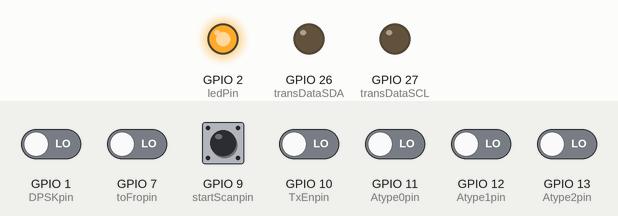
A sketch run on a simulated ESP32. Shown: output pins drawn as LEDs (lit = HIGH). The inputs (shaded band) are chosen by the test bench; at power-on: GPIO 1 (DPSKpin), GPIO 7 (toFropin), GPIO 9 (startScanpin), GPIO 10 (TxEnpin), GPIO 11 (Atype0pin), GPIO 12 (Atype1pin), GPIO 13 (Atype2pin) LOW.

Above: at 1.2 s.
1.3 s: GPIO 1 (DPSKpin) driven HIGH
At 2.0 s:
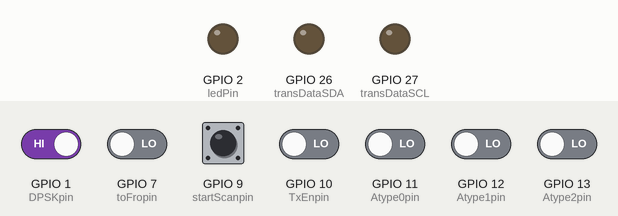
2.8 s: GPIO 7 (toFropin) driven HIGH
At 3.1 s:
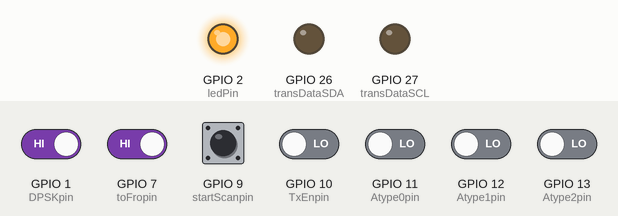
4.3 s: GPIO 9 (startScanpin) pulled HIGH for 0.15 s
At 5.4 s:
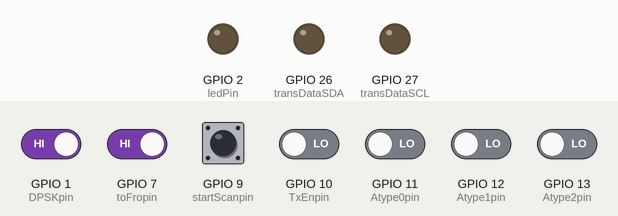
Timing chart, 0 to 7.3 s (numbered marks = the images above; inputs shaded):
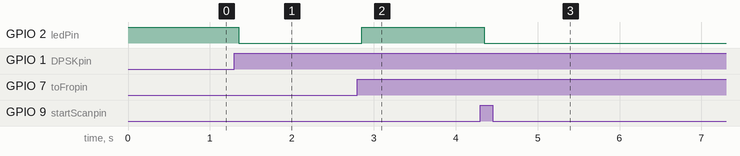

Measured:
- after the input at 1.3 s, GPIO 2 (ledPin): HIGH → LOW after 0.05 s
- after the input at 2.8 s, GPIO 2 (ledPin): LOW → HIGH after 0.05 s
- after the input at 4.3 s, GPIO 2 (ledPin): HIGH → LOW after 0.05 s

The sketch:

interfaceTest.ino
```cpp
const int transDataSCL = 27;
const int transDataSDA = 26;
const int Atype2pin = 13;
const int Atype1pin = 12; // seems to be negated
const int Atype0pin = 11;
const int TxEnpin = 10;
const int startScanpin = 9;
const int toFropin = 7;
const int DPSKpin = 1;
int ledPin = 2;

int ledState = HIGH;
int Atype2state;
int Atype1state;
int Atype0state;
int TxEnState;
int startScanState;
int toFroState;
int DPSKState;

int TxEn;
int startScan;
int DPSK;
int toFro;
int Atype2;
int Atype1;
int Atype0;
int Atype;
int Stype;

bool isFro = false;

unsigned long lastDebounceTime = 0;
unsigned long debounceDelay = 50;
// int stationType[3][3] = {{-10, }, {-10, }, {3, }}

void setup() {
// TODO: setup the pins we want to watch
    int Atype = 5;
    int Stype = 0;

    setPins();
}

void loop() {
// TODO: poll for each pin we're getting inputs of
    checkPins();

}

void setPins() {
    pinMode(ledPin, OUTPUT);
    pinMode(transDataSCL, OUTPUT);
    pinMode(transDataSDA, OUTPUT);
    pinMode(Atype2pin, INPUT);
    pinMode(Atype1pin, INPUT);
    pinMode(Atype0pin, INPUT);
    pinMode(TxEnpin, INPUT);
    pinMode(startScanpin, INPUT);
    pinMode(toFropin, INPUT);
    pinMode(DPSKpin, INPUT);

    Atype2state = LOW;
    Atype1state = LOW;
    Atype0state = LOW;
    TxEnState = LOW;
    startScanState = LOW;
    toFroState = LOW;
    DPSKState = LOW;
    digitalWrite(ledPin, ledState);
}

void checkPins() {
    debounce(TxEnpin, TxEn, TxEnState);
    debounce(startScanpin, startScan, startScanState);
    debounce(DPSKpin, DPSK, DPSKState);

    debounce(toFropin, toFro, toFroState);
    if(toFro == HIGH) {
        isFro = true;
    }
    else {
        isFro = false;
    }

    debounce(Atype2pin, Atype2, Atype2state);
    debounce(Atype1pin, Atype1, Atype1state);
    debounce(Atype0pin, Atype0, Atype0state);

    if(Atype2 == HIGH) {
        Atype = 4;
    }
    else if(Atype1 == HIGH && Atype0 == HIGH) {
        Atype = 3;
    }
    else if(Atype1  == HIGH && Atype0 == LOW) {
        Atype = 2;
    }
    else if(Atype1 == LOW && Atype0 == HIGH) {
        Atype = 1;
    }
    else if(Atype1 == LOW && Atype0 == LOW) {
        Atype = 0;
    }
    else {
        Atype = 5;
    }
}

void debounce(int pin, int &state, int &lastState) {
    int reading = digitalRead(pin);

    if(reading != lastState) {
        lastDebounceTime = millis();
    }

    if((millis() - lastDebounceTime) > debounceDelay) {
        if(reading != state) {
            state = reading;

            if(state == HIGH) {
                ledState = !ledState;
            }
        }
    }

    digitalWrite(ledPin, ledState);

    lastState = reading;
}
```

prototype.cpp
```cpp
/*
* File: MLS_proto.cpp
* Project: CMPE 349 USSIM, Spring 2023
* Author: Nick Myers
* Date: 04/26/2023
* E-mail: nmyers3@umbc.edu
*
* Create prototype for Sine function output
*/

// Libraries
#include <iostream>
#include <string>
#include <math.h>
#include <cmath>
#include <fstream>

using namespace std;

// Constants
#define T_MIN 461.25
#define T_MAX 153.75
const double OMEGA_T_MIN = sin(1626.01626 * T_MIN + (2*M_PI));
const double OMEGA_T_MAX = sin(1626.01626 * T_MAX + (2*M_PI));

double generate_sinx(int scanTo, int level, double thetaT, double thetaR, double thetaBW);
double generate_wave(int scanTo, int t, double thetaT, double thetaR, double thetaBW);
long map(long x, long in_min, long in_max, long out_min, long out_max);

int main(){
    double wave;
    long waveLong;
    int mappedWave;

    ofstream output("Constant_Waves.txt");

    // To Scan AZ
    //output << "{" << "\n";

    for (int i = 0; i < 616; i++){
        wave = generate_wave(0, i, 1.082, -0.1745, 0.034);
        waveLong = wave * pow(10, 5);
        mappedWave = map(waveLong, -0.342*pow(10, 5), 0.832*pow(10, 5), 4095, 0);
        output << i << "\t";
        output << wave << "\n";
        //output << mappedWave << "\n";
    }
    //output << "};";

    //

    output.close();
    return 0;
}

double generate_sinx(int scanTo, int level, double thetaT, double thetaR, double thetaBW){
    double x;
    double sinXoX;

    if (scanTo && level){
        x = M_PI * (((thetaT + (T_MAX/50.0)) - thetaR)/(1.15 * thetaBW));
    }
    else if (scanTo && !level){
        x = M_PI * (((thetaT + (T_MIN/50.0)) - thetaR)/(1.15 * thetaBW));
    }
    else if (!scanTo && level){
        x = M_PI * (((thetaT - (T_MAX/50.0)) - thetaR)/(1.15 * thetaBW));
    }
    else{
        x = M_PI * (((thetaT - (T_MIN/50.0)) - thetaR)/(1.15 * thetaBW));
    }

    sinXoX = sin(x)/x;
    return sinXoX;
}

double generate_wave(int scanTo, int t, double thetaT, double thetaR, double thetaBW){
    double x;
    double sinXoX;
    double wave;

    if(scanTo){
        x = M_PI * (((thetaT + (t/50.0)) - thetaR)/(1.15 * thetaBW));
    }
    else{
        x = M_PI * (((thetaT - (t/50.0)) - thetaR)/(1.15 * thetaBW));
    }

    sinXoX = sin(x)/x;
    wave = sinXoX * sin(1626.01626 * t + (2*M_PI));
    return wave;
}

long map(long x, long in_min, long in_max, long out_min, long out_max){
    return (x - in_min) * (out_max - out_min) / (in_max - in_min) + out_min;
}
```
